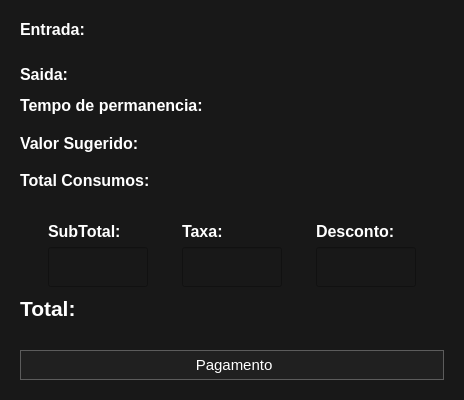
<?xml version="1.0" encoding="UTF-8"?>
<ui version="4.0">
 <class>FazerCheckOut</class>
 <widget class="QDialog" name="FazerCheckOut">
  <property name="geometry">
   <rect>
    <x>0</x>
    <y>0</y>
    <width>464</width>
    <height>400</height>
   </rect>
  </property>
  <property name="windowTitle">
   <string>Checkout</string>
  </property>
  <property name="styleSheet">
   <string notr="true">background-color: #181818;</string>
  </property>
  <layout class="QGridLayout" name="gridLayout">
   <item row="0" column="0">
    <widget class="QStackedWidget" name="stackedWidget">
     <property name="currentIndex">
      <number>0</number>
     </property>
     <widget class="QWidget" name="subTotal">
      <layout class="QVBoxLayout" name="verticalLayout_5">
       <item>
        <layout class="QVBoxLayout" name="verticalLayout">
         <item>
          <widget class="QLabel" name="label_horario_entrada">
           <property name="font">
            <font>
             <pointsize>12</pointsize>
             <bold>true</bold>
            </font>
           </property>
           <property name="styleSheet">
            <string notr="true">color: rgb(255, 255, 255);</string>
           </property>
           <property name="text">
            <string>Entrada:</string>
           </property>
          </widget>
         </item>
         <item>
          <spacer name="horizontalSpacer">
           <property name="orientation">
            <enum>Qt::Horizontal</enum>
           </property>
           <property name="sizeHint" stdset="0">
            <size>
             <width>40</width>
             <height>20</height>
            </size>
           </property>
          </spacer>
         </item>
         <item>
          <widget class="QLabel" name="label_horario_saida">
           <property name="font">
            <font>
             <pointsize>12</pointsize>
             <bold>true</bold>
            </font>
           </property>
           <property name="styleSheet">
            <string notr="true">color: rgb(255, 255, 255);</string>
           </property>
           <property name="text">
            <string>Saida:</string>
           </property>
          </widget>
         </item>
        </layout>
       </item>
       <item>
        <widget class="QLabel" name="label_tempo_permanencia">
         <property name="font">
          <font>
           <pointsize>12</pointsize>
           <bold>true</bold>
          </font>
         </property>
         <property name="styleSheet">
          <string notr="true">color: rgb(255, 255, 255);</string>
         </property>
         <property name="text">
          <string>Tempo de permanencia: </string>
         </property>
        </widget>
       </item>
       <item>
        <widget class="QLabel" name="label_valor_sugerido">
         <property name="font">
          <font>
           <pointsize>12</pointsize>
           <bold>true</bold>
          </font>
         </property>
         <property name="styleSheet">
          <string notr="true">color: rgb(255, 255, 255);</string>
         </property>
         <property name="text">
          <string>Valor Sugerido:</string>
         </property>
        </widget>
       </item>
       <item>
        <widget class="QLabel" name="label_total_consumos">
         <property name="font">
          <font>
           <pointsize>12</pointsize>
           <bold>true</bold>
          </font>
         </property>
         <property name="styleSheet">
          <string notr="true">color: rgb(255, 255, 255);</string>
         </property>
         <property name="text">
          <string>Total Consumos:</string>
         </property>
        </widget>
       </item>
       <item>
        <spacer name="horizontalSpacer_2">
         <property name="orientation">
          <enum>Qt::Horizontal</enum>
         </property>
         <property name="sizeHint" stdset="0">
          <size>
           <width>40</width>
           <height>20</height>
          </size>
         </property>
        </spacer>
       </item>
       <item>
        <layout class="QHBoxLayout" name="horizontalLayout">
         <item>
          <layout class="QVBoxLayout" name="verticalLayout_2">
           <item>
            <widget class="QLabel" name="label_tempo_permanencia_3">
             <property name="font">
              <font>
               <pointsize>12</pointsize>
               <bold>true</bold>
              </font>
             </property>
             <property name="styleSheet">
              <string notr="true">color: rgb(255, 255, 255);</string>
             </property>
             <property name="text">
              <string>SubTotal:</string>
             </property>
            </widget>
           </item>
           <item>
            <widget class="QLineEdit" name="lineEdit_subTotal">
             <property name="minimumSize">
              <size>
               <width>0</width>
               <height>40</height>
              </size>
             </property>
             <property name="maximumSize">
              <size>
               <width>100</width>
               <height>16777215</height>
              </size>
             </property>
             <property name="font">
              <font>
               <pointsize>12</pointsize>
               <bold>true</bold>
              </font>
             </property>
             <property name="focusPolicy">
              <enum>Qt::StrongFocus</enum>
             </property>
             <property name="styleSheet">
              <string notr="true">color: rgb(255, 255, 255);</string>
             </property>
             <property name="text">
              <string/>
             </property>
            </widget>
           </item>
          </layout>
         </item>
         <item>
          <layout class="QVBoxLayout" name="verticalLayout_4">
           <item>
            <widget class="QLabel" name="label_tempo_permanencia_5">
             <property name="font">
              <font>
               <pointsize>12</pointsize>
               <bold>true</bold>
              </font>
             </property>
             <property name="styleSheet">
              <string notr="true">color: rgb(255, 255, 255);</string>
             </property>
             <property name="text">
              <string>Taxa:</string>
             </property>
            </widget>
           </item>
           <item>
            <widget class="QLineEdit" name="lineEdit_taxa">
             <property name="minimumSize">
              <size>
               <width>0</width>
               <height>40</height>
              </size>
             </property>
             <property name="maximumSize">
              <size>
               <width>100</width>
               <height>16777215</height>
              </size>
             </property>
             <property name="font">
              <font>
               <pointsize>12</pointsize>
               <bold>true</bold>
              </font>
             </property>
             <property name="styleSheet">
              <string notr="true">color: rgb(255, 255, 255);</string>
             </property>
             <property name="text">
              <string/>
             </property>
            </widget>
           </item>
          </layout>
         </item>
         <item>
          <layout class="QVBoxLayout" name="verticalLayout_3">
           <item>
            <widget class="QLabel" name="label_tempo_permanencia_4">
             <property name="font">
              <font>
               <pointsize>12</pointsize>
               <bold>true</bold>
              </font>
             </property>
             <property name="styleSheet">
              <string notr="true">color: rgb(255, 255, 255);</string>
             </property>
             <property name="text">
              <string>Desconto:</string>
             </property>
            </widget>
           </item>
           <item>
            <widget class="QLineEdit" name="lineEdit_desconto">
             <property name="minimumSize">
              <size>
               <width>0</width>
               <height>40</height>
              </size>
             </property>
             <property name="maximumSize">
              <size>
               <width>100</width>
               <height>16777215</height>
              </size>
             </property>
             <property name="font">
              <font>
               <pointsize>12</pointsize>
               <bold>true</bold>
              </font>
             </property>
             <property name="styleSheet">
              <string notr="true">color: rgb(255, 255, 255);</string>
             </property>
             <property name="text">
              <string/>
             </property>
            </widget>
           </item>
          </layout>
         </item>
        </layout>
       </item>
       <item>
        <widget class="QLabel" name="label_total">
         <property name="font">
          <font>
           <pointsize>16</pointsize>
           <bold>true</bold>
          </font>
         </property>
         <property name="styleSheet">
          <string notr="true">color: rgb(255, 255, 255);</string>
         </property>
         <property name="text">
          <string>Total:</string>
         </property>
        </widget>
       </item>
       <item>
        <spacer name="horizontalSpacer_3">
         <property name="orientation">
          <enum>Qt::Horizontal</enum>
         </property>
         <property name="sizeHint" stdset="0">
          <size>
           <width>40</width>
           <height>20</height>
          </size>
         </property>
        </spacer>
       </item>
       <item>
        <widget class="QPushButton" name="pushButton_confirmar">
         <property name="font">
          <font>
           <pointsize>11</pointsize>
          </font>
         </property>
         <property name="cursor">
          <cursorShape>PointingHandCursor</cursorShape>
         </property>
         <property name="styleSheet">
          <string notr="true">QPushButton{
color:white;
background-color: rgb(32,32,32);;
border:1px solid rgb(92,92,92);
padding: 5px 10px;
}


QPushButton::hover{
	background-color: rgb(52,52,52);;
}</string>
         </property>
         <property name="text">
          <string> Pagamento</string>
         </property>
         <property name="icon">
          <iconset resource="Resources.qrc">
           <normaloff>:/Icons White/Icons White/arrow-right.svg</normaloff>:/Icons White/Icons White/arrow-right.svg</iconset>
         </property>
         <property name="iconSize">
          <size>
           <width>24</width>
           <height>24</height>
          </size>
         </property>
        </widget>
       </item>
      </layout>
     </widget>
     <widget class="QWidget" name="pagamento">
      <layout class="QVBoxLayout" name="verticalLayout_6">
       <item alignment="Qt::AlignLeft">
        <widget class="QPushButton" name="btn_voltar">
         <property name="font">
          <font>
           <pointsize>11</pointsize>
          </font>
         </property>
         <property name="cursor">
          <cursorShape>PointingHandCursor</cursorShape>
         </property>
         <property name="styleSheet">
          <string notr="true">QPushButton{
color:white;
background-color: rgb(32,32,32);;
border:1px solid rgb(92,92,92);
padding: 5px 10px;
}


QPushButton::hover{
	background-color: rgb(52,52,52);;
}</string>
         </property>
         <property name="text">
          <string/>
         </property>
         <property name="icon">
          <iconset resource="Resources.qrc">
           <normaloff>:/Icons White/Icons White/arrow-left.svg</normaloff>:/Icons White/Icons White/arrow-left.svg</iconset>
         </property>
         <property name="iconSize">
          <size>
           <width>24</width>
           <height>24</height>
          </size>
         </property>
        </widget>
       </item>
       <item>
        <spacer name="horizontalSpacer_4">
         <property name="orientation">
          <enum>Qt::Horizontal</enum>
         </property>
         <property name="sizeHint" stdset="0">
          <size>
           <width>40</width>
           <height>20</height>
          </size>
         </property>
        </spacer>
       </item>
       <item>
        <layout class="QHBoxLayout" name="horizontalLayout_2">
         <item>
          <widget class="QComboBox" name="comboBox_metodo_pagamento">
           <property name="font">
            <font>
             <pointsize>12</pointsize>
             <bold>true</bold>
            </font>
           </property>
           <property name="styleSheet">
            <string notr="true">
QComboBox{
color: rgb(255, 255, 255);
selection-color: none;
selection-background-color: none;
}


</string>
           </property>
          </widget>
         </item>
         <item>
          <widget class="QLineEdit" name="lineEdit_quantia_dinheiro">
           <property name="minimumSize">
            <size>
             <width>0</width>
             <height>0</height>
            </size>
           </property>
           <property name="maximumSize">
            <size>
             <width>100</width>
             <height>16777215</height>
            </size>
           </property>
           <property name="font">
            <font>
             <pointsize>12</pointsize>
             <bold>true</bold>
            </font>
           </property>
           <property name="styleSheet">
            <string notr="true">color: rgb(255, 255, 255);</string>
           </property>
           <property name="text">
            <string/>
           </property>
          </widget>
         </item>
        </layout>
       </item>
       <item>
        <widget class="QListWidget" name="listWidget_pagamento">
         <property name="font">
          <font>
           <pointsize>14</pointsize>
           <bold>true</bold>
          </font>
         </property>
         <property name="styleSheet">
          <string notr="true">color: rgb(255, 255, 255);</string>
         </property>
        </widget>
       </item>
       <item>
        <widget class="QLabel" name="label_total_de_Quanto_Deu">
         <property name="font">
          <font>
           <pointsize>16</pointsize>
           <bold>true</bold>
          </font>
         </property>
         <property name="styleSheet">
          <string notr="true">color: rgb(255, 255, 255);</string>
         </property>
         <property name="text">
          <string>Total:</string>
         </property>
        </widget>
       </item>
       <item>
        <spacer name="horizontalSpacer_5">
         <property name="orientation">
          <enum>Qt::Horizontal</enum>
         </property>
         <property name="sizeHint" stdset="0">
          <size>
           <width>425</width>
           <height>20</height>
          </size>
         </property>
        </spacer>
       </item>
       <item>
        <layout class="QHBoxLayout" name="horizontalLayout_3">
         <item>
          <widget class="QLabel" name="label_total_pago">
           <property name="font">
            <font>
             <pointsize>16</pointsize>
             <bold>true</bold>
            </font>
           </property>
           <property name="styleSheet">
            <string notr="true">color: rgb(255, 255, 255);</string>
           </property>
           <property name="text">
            <string>Total Pago:</string>
           </property>
          </widget>
         </item>
         <item>
          <widget class="QLabel" name="label_total_troco">
           <property name="font">
            <font>
             <pointsize>16</pointsize>
             <bold>true</bold>
            </font>
           </property>
           <property name="styleSheet">
            <string notr="true">color: rgb(255, 255, 255);</string>
           </property>
           <property name="text">
            <string>Troco:</string>
           </property>
          </widget>
         </item>
        </layout>
       </item>
       <item>
        <widget class="QPushButton" name="pushButton_finalizar">
         <property name="font">
          <font>
           <pointsize>11</pointsize>
          </font>
         </property>
         <property name="cursor">
          <cursorShape>PointingHandCursor</cursorShape>
         </property>
         <property name="styleSheet">
          <string notr="true">QPushButton{
color:white;
background-color: rgb(32,32,32);;
border:1px solid rgb(92,92,92);
padding: 5px 10px;
}


QPushButton::hover{
	background-color: rgb(52,52,52);;
}</string>
         </property>
         <property name="text">
          <string> Finalizar</string>
         </property>
         <property name="icon">
          <iconset resource="Resources.qrc">
           <normaloff>:/Icons White/Icons White/log-out.svg</normaloff>:/Icons White/Icons White/log-out.svg</iconset>
         </property>
         <property name="iconSize">
          <size>
           <width>24</width>
           <height>24</height>
          </size>
         </property>
        </widget>
       </item>
      </layout>
     </widget>
    </widget>
   </item>
  </layout>
 </widget>
 <resources>
  <include location="Resources.qrc"/>
 </resources>
 <connections>
  <connection>
   <sender>lineEdit_subTotal</sender>
   <signal>returnPressed()</signal>
   <receiver>lineEdit_taxa</receiver>
   <slot>setFocus()</slot>
   <hints>
    <hint type="sourcelabel">
     <x>101</x>
     <y>277</y>
    </hint>
    <hint type="destinationlabel">
     <x>263</x>
     <y>277</y>
    </hint>
   </hints>
  </connection>
  <connection>
   <sender>lineEdit_taxa</sender>
   <signal>returnPressed()</signal>
   <receiver>lineEdit_desconto</receiver>
   <slot>setFocus()</slot>
   <hints>
    <hint type="sourcelabel">
     <x>263</x>
     <y>277</y>
    </hint>
    <hint type="destinationlabel">
     <x>407</x>
     <y>277</y>
    </hint>
   </hints>
  </connection>
  <connection>
   <sender>lineEdit_desconto</sender>
   <signal>returnPressed()</signal>
   <receiver>pushButton_confirmar</receiver>
   <slot>click()</slot>
   <hints>
    <hint type="sourcelabel">
     <x>407</x>
     <y>277</y>
    </hint>
    <hint type="destinationlabel">
     <x>380</x>
     <y>381</y>
    </hint>
   </hints>
  </connection>
 </connections>
</ui>
